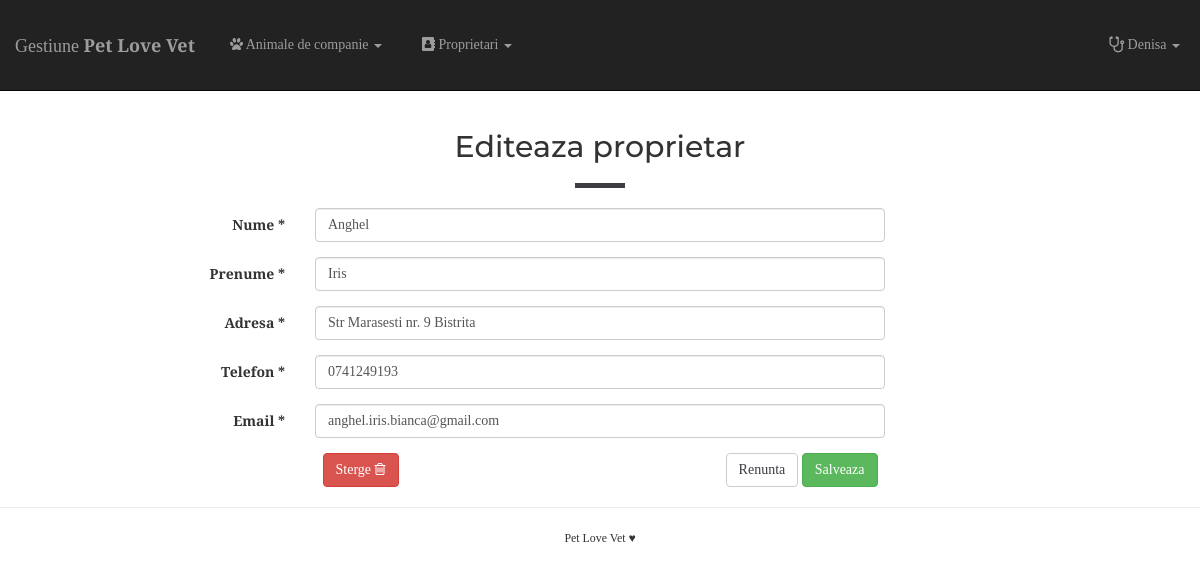
The app's page /edit.php?id=1 (signed in) with its own data.
### tables this page shows
CREATE TABLE `owner_info` (
  `id` int(11) NOT NULL,
  `owner_last_name` varchar(40) NOT NULL,
  `owner_first_name` varchar(40) NOT NULL,
  `owner_address` varchar(100) NOT NULL,
  `owner_phone` varchar(20) NOT NULL,
  `owner_email` varchar(40) NOT NULL
);

### edit.php (the view, shortened to what this page needs)
<?php
$clientID = $_GET['id'];
include('includes/connection.php');
$query = "SELECT * FROM owner_info WHERE id='$clientID'";
$result = mysqli_query( $conn, $query );
if( mysqli_num_rows($result) > 0 ) {
    while( $row = mysqli_fetch_assoc($result) ) {
        $clientName     = $row['owner_last_name'];
        $clientFirstName = $row['owner_first_name'];
        $clientAddress  = $row['owner_address'];
        $clientPhone    = $row['owner_phone'];
        $clientEmail    = $row['owner_email'];
    }
} else {
    $alertMessage = "<div class='alert alert-warning'>Nu exista date.</div>";
}
include('header.php');
?>
    <div class="container-fluid">
        <h2 class="text-center">Editeaza proprietar</h2>
        <hr class="black-hr">
        <form action="<?php echo htmlspecialchars( $_SERVER['PHP_SELF'] ); ?>?id=<?php echo $clientID; ?>" method="post" class="form-horizontal">
            <div class="form-group">
                <label for="client-name" class="col-sm-3 control-label">Nume *</label>
                <div class="col-sm-6">
                    <input type="text" class="form-control" id="client-name" name="clientName" value="<?php echo $clientName; ?>" required>
                </div>
            </div>
            <div class="form-group">
                <label for="client-firstName" class="col-sm-3 control-label">Prenume *</label>
                <div class="col-sm-6">
                    <input type="text" class="form-control" id="client-firstName" name="clientFirstName" value="<?php echo $clientFirstName; ?>" required>
                </div>
            </div>
            <div class="form-group">
                <label for="client-address" class="col-sm-3 control-label">Adresa *</label>
                <div class="col-sm-6">
                    <input type="text" class="form-control" id="client-address" name="clientAddress" value="<?php echo $clientAddress; ?>" required>
                </div>
            </div>
            <div class="form-group">
                <label for="client-phone" class="col-sm-3 control-label">Telefon *</label>
                <div class="col-sm-6">
                    <input type="text" class="form-control" id="client-phone" name="clientPhone" value="<?php echo $clientPhone; ?>" required>
                </div>
            </div>
            <div class="form-group">
                <label for="client-email" class="col-sm-3 control-label">Email *</label>
                <div class="col-sm-6">
                    <input type="text" class="form-control" id="client-email" name="clientEmail" value="<?php echo $clientEmail; ?>" required>
                </div>
            </div>
            <div class="col-sm-6 col-sm-offset-3">
                <button type="submit" class="btn btn-danger pull-left" name="delete">Sterge <i class="fa fa-trash-o"></i></button>
                <div class="pull-right">
                    <a href="clients.php" type="button" class="btn btn-default">Renunta</a>
                    <button type="submit" class="btn btn-success" name="update">Salveaza</button>
                </div>
            </div>
        </form>
    </div>
    <footer class="text-center">
        <hr>
        <small>Pet Love Vet &hearts;</small>
    </footer>
</body>
</html>

### style/style.css (style rules this page uses)
body { font-family: 'PT Serif', serif; }
h1, h2, h3, h4, h5, h6 { font-family: 'Montserrat', sans-serif; }
a:link { text-decoration: none; color: #3B3D42; }
hr.black-hr { width: 50px; border-width: 5px; border-color: #3B3D42; }
.management-body { padding-top: 110px; }

### records on screen
owner_info: clientName "Anghel", clientFirstName "Iris", clientAddress "Str Marasesti nr. 9 Bistrita", clientPhone "0741249193", clientEmail "anghel.iris.bianca@gmail.com"

### other values on screen
$_SESSION['loggedInUser'] "Denisa"
